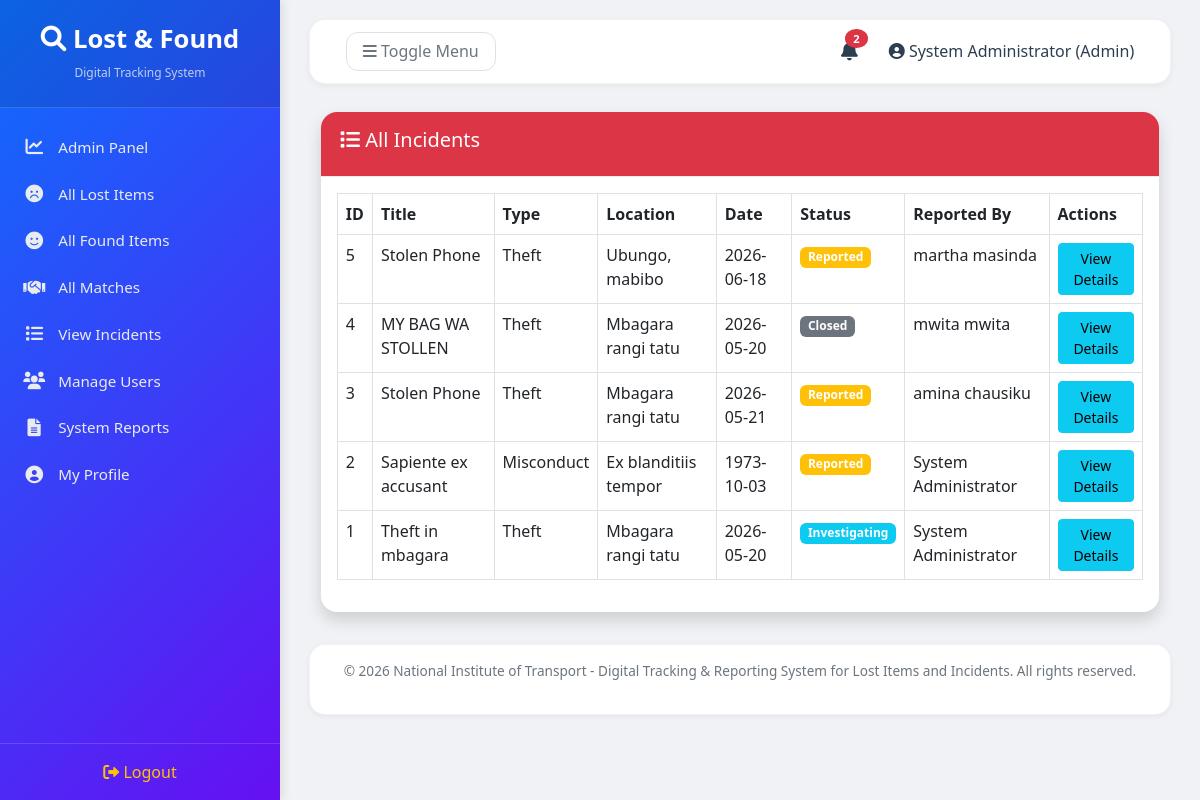
/index.php?page=incidents/list (signed in), run on the app's committed database.
### tables this page shows
CREATE TABLE `incidents` (
  `id` int(11) NOT NULL,
  `user_id` int(11) NOT NULL,
  `title` varchar(150) NOT NULL,
  `description` text NOT NULL,
  `incident_type` enum('theft','safety','misconduct','other') DEFAULT 'other',
  `location` varchar(200) NOT NULL,
  `incident_date` date NOT NULL,
  `status` enum('reported','investigating','resolved','closed') DEFAULT 'reported',
  `resolution_notes` text DEFAULT NULL,
  `created_at` timestamp NOT NULL DEFAULT current_timestamp(),
  `updated_at` timestamp NOT NULL DEFAULT current_timestamp() ON UPDATE current_timestamp()
);

CREATE TABLE `users` (
  `id` int(11) NOT NULL,
  `fullname` varchar(100) NOT NULL,
  `email` varchar(100) NOT NULL,
  `password` varchar(255) NOT NULL,
  `phone` varchar(20) DEFAULT NULL,
  `role` enum('student','staff','admin') DEFAULT 'student',
  `created_at` timestamp NOT NULL DEFAULT current_timestamp(),
  `updated_at` timestamp NOT NULL DEFAULT current_timestamp() ON UPDATE current_timestamp()
);

### includes/config.php (called while the page is built, shortened)
<?php
function isAdmin() {
    return isset($_SESSION['role']) && $_SESSION['role'] === 'admin';
}
?>

### models/Incident.php (called while the page is built, shortened)
<?php
class IncidentModel {
    private $pdo;
    public function __construct($pdo) {
        $this->pdo = $pdo;
    }
    public function getAll() {
        $stmt = $this->pdo->query("
            SELECT i.*, u.fullname, u.email
            FROM incidents i
            JOIN users u ON i.user_id = u.id
            ORDER BY i.created_at DESC
        ");
        return $stmt->fetchAll();
    }
}
?>

### views/incidents/list.php (the view, shortened to what this page needs)
<?php
require_once __DIR__ . '/../layouts/header.php';
require_once __DIR__ . '/../../models/Incident.php';
$incidentModel = new IncidentModel($pdo);
if (isAdmin()) {
    $incidents = $incidentModel->getAll();
} else {
    $incidents = $incidentModel->getByUser($_SESSION['user_id']);
}
?>
<div class="container-fluid">
    <div class="card shadow">
        <div class="card-header bg-danger text-white">
            <h5><i class="fas fa-list"></i> <?= isAdmin() ? 'All Incidents' : 'My Incidents' ?></h5>
        </div>
        <div class="card-body">
            <?php if (count($incidents) === 0): ?>
                <div class="alert alert-info">No incidents reported yet.</div>
            <?php else: ?>
                <div class="table-responsive">
                    <table class="table table-bordered">
                        <thead>
                            <tr>
                                <th>ID</th>
                                <th>Title</th>
                                <th>Type</th>
                                <th>Location</th>
                                <th>Date</th>
                                <th>Status</th>
                                <th>Reported By</th>
                                <th>Actions</th>
                            </tr>
                        </thead>
                        <tbody>
                            <?php foreach ($incidents as $inc): ?>
                                <tr>
                                    <td><?= $inc['id'] ?></td>
                                    <td><?= htmlspecialchars($inc['title']) ?></td>
                                    <td><?= ucfirst($inc['incident_type']) ?></td>
                                    <td><?= htmlspecialchars($inc['location']) ?></td>
                                    <td><?= $inc['incident_date'] ?></td>
                                    <td>
                                        <span class="badge bg-<?=
                                            $inc['status'] == 'reported' ? 'warning' :
                                            ($inc['status'] == 'investigating' ? 'info' :
                                            ($inc['status'] == 'resolved' ? 'success' : 'secondary')) ?>">
                                            <?= ucfirst($inc['status']) ?>
                                        </span>
                                    </td>
                                    <td><?= htmlspecialchars($inc['fullname'] ?? $inc['user_id']) ?></td>
                                    <td>
                                        <button type="button" class="btn btn-sm btn-info" data-bs-toggle="modal" data-bs-target="#modal<?= $inc['id'] ?>">
                                            View Details
                                        </button>
                                    </td>
                                </tr>
                            <?php endforeach; ?>
                        </tbody>
                    </table>
                </div>
            <?php endif; ?>
        </div>
    </div>
</div>
<?php require_once __DIR__ . '/../layouts/footer.php'; ?>

### views/layouts/header.php (style rules this page uses)
* { margin: 0; padding: 0; box-sizing: border-box; }
body { background: #f0f2f5; font-family: 'Segoe UI', Tahoma, Geneva, Verdana, sans-serif; }
.page-content .card { border-radius: 16px; border: none; box-shadow: 0 2px 8px rgba(0, 0, 0, 0.05); margin-bottom: 1.5rem; }
.page-content .card-header { background: white; border-bottom: 1px solid #e9ecef; font-weight: 600; padding: 1rem 1.2rem; border-radius: 16px 16px 0 0; }

### data on the page
incidents: id "5", title "Stolen Phone", incident_type "Theft", location "Ubungo, mabibo", incident_date "2026-06-18", status "Reported", user.fullname "martha masinda"
incidents: id "4", title "MY BAG WA STOLLEN", incident_type "Theft", location "Mbagara rangi tatu", incident_date "2026-05-20", status "Closed", user.fullname "mwita mwita"
incidents: id "3", title "Stolen Phone", incident_type "Theft", location "Mbagara rangi tatu", incident_date "2026-05-21", status "Reported", user.fullname "amina chausiku"
incidents: id "2", title "Sapiente ex accusant", incident_type "Misconduct", location "Ex blanditiis tempor", incident_date "1973-10-03", status "Reported", user.fullname "System Administrator"
incidents: id "1", title "Theft in mbagara", incident_type "Theft", location "Mbagara rangi tatu", incident_date "2026-05-20", status "Investigating", user.fullname "System Administrator"

### other printed values
$unreadCount "2"
$userName "System Administrator"
$userRole "Admin"
